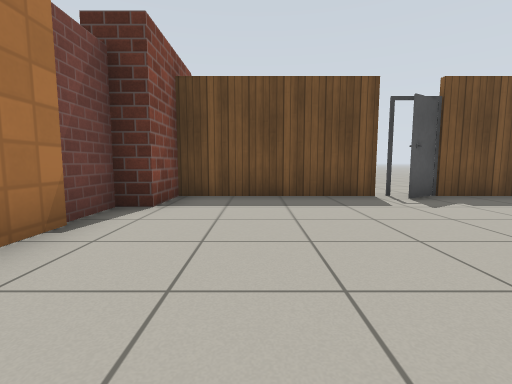
view 1 (above)

24 first-person views from a walk through a robot-simulator world made for Gazebo. The camera is 0.72 m above the floor, tilts 6° down and sees 85° across. The floor is counted in squares, 1 m on a side. Each view is taken from the middle of a square. On the plan, view 1 faces up. The plan holds only what a view shows up to about 10 squares ahead; the rest is blank. Simple patterns stand in for the simulator's built-in surfaces. Some stock models are drawn as simple stand-ins. Some surface patterns are stand-ins.

view 2
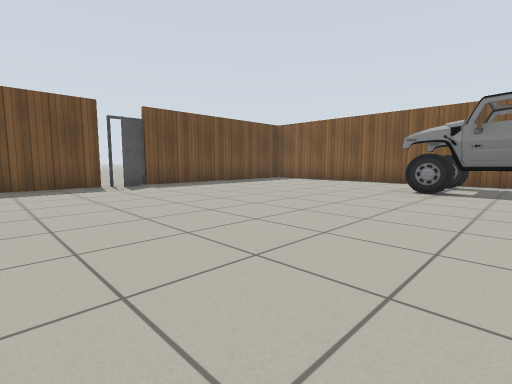

view 3
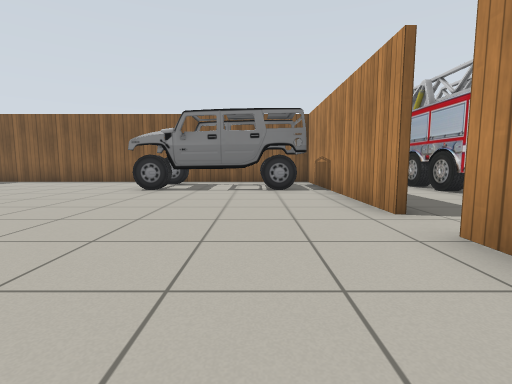

view 4
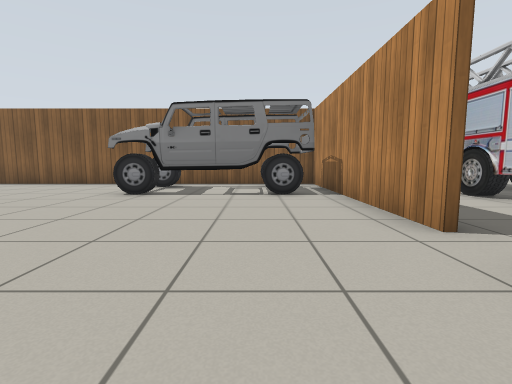

view 5
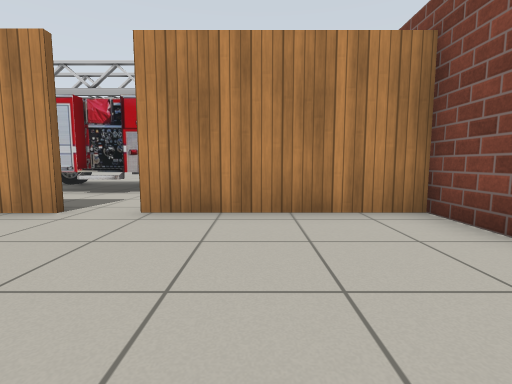

view 6
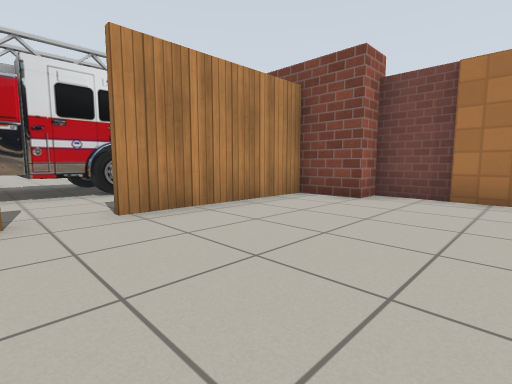

view 7
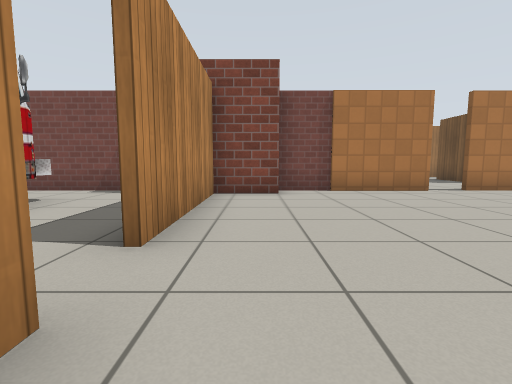

view 8
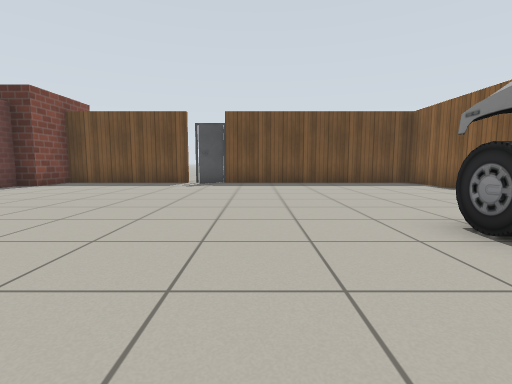

view 9
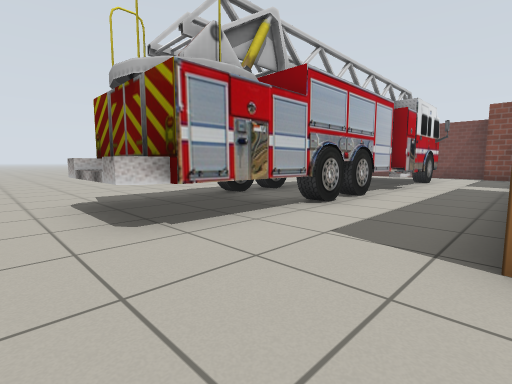

view 10
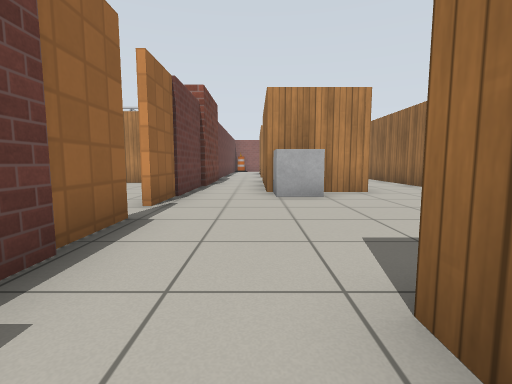

view 11
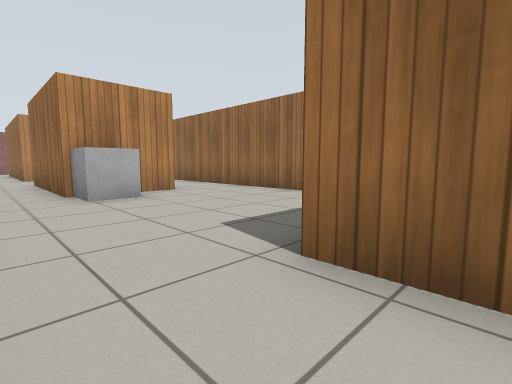

view 12
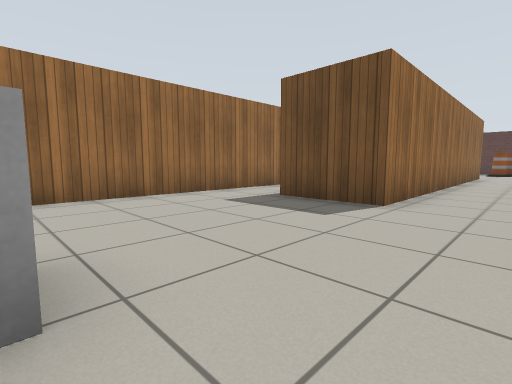

view 13
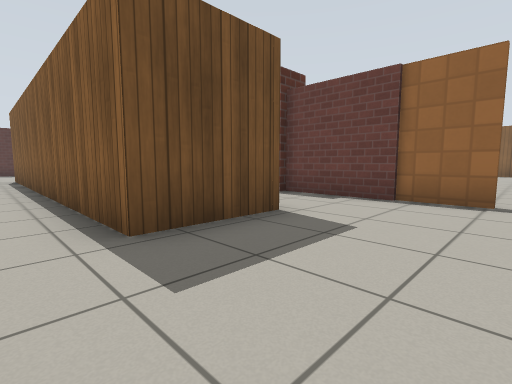

view 14
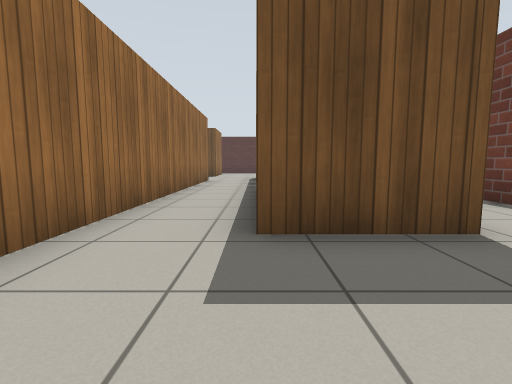

view 15
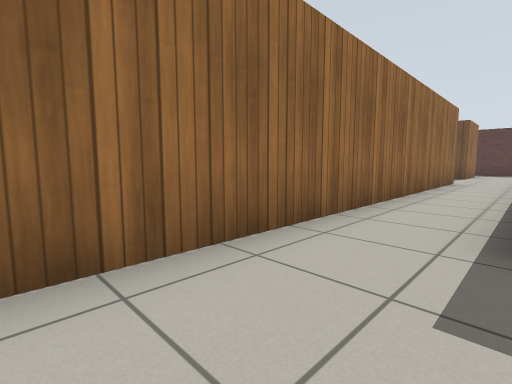

view 16
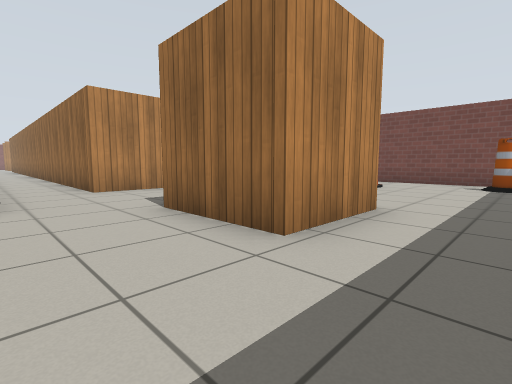

view 17
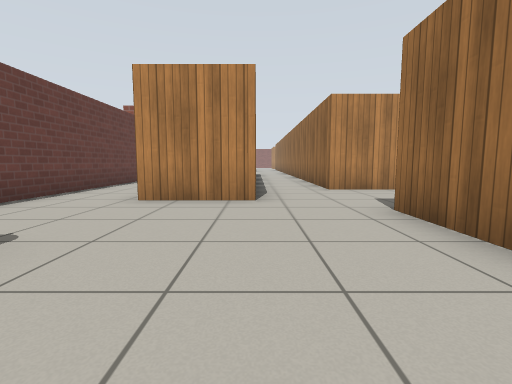

view 18
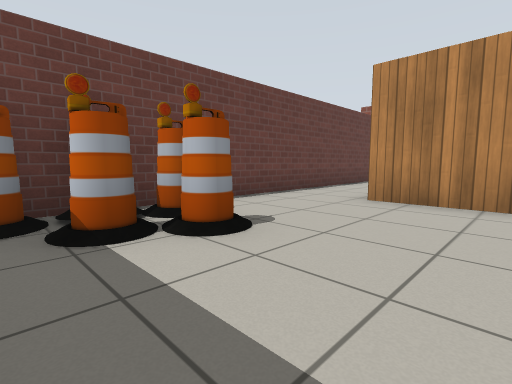

view 19
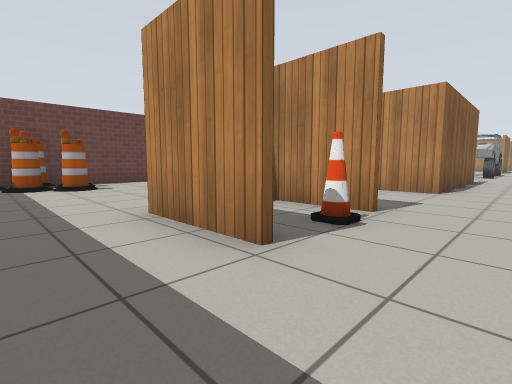

view 20
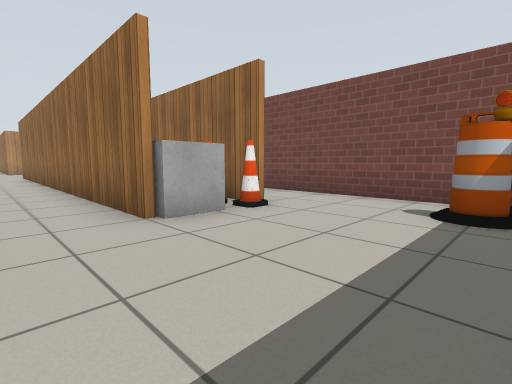

view 21
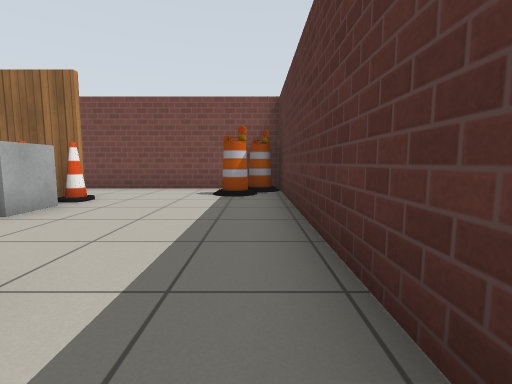

view 22
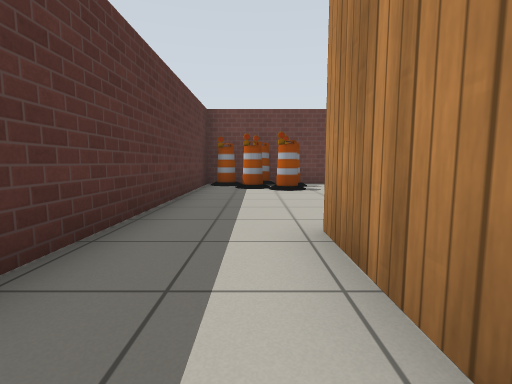

view 23
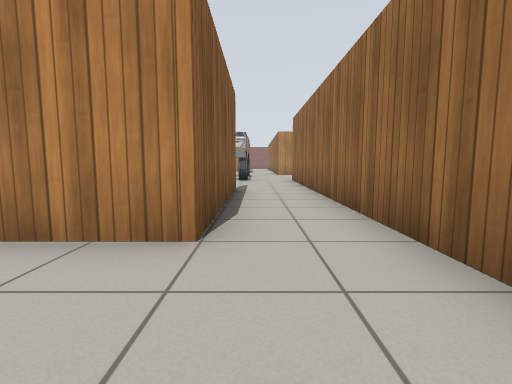

view 24
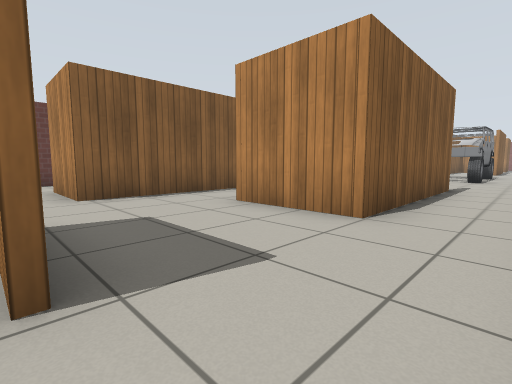

### Floor plan
Key: @ floor where view 1 was taken; # wall or solid block; . floor; B brick block; L door leaf; C car; T truck; A barrel; N cone; O other object.
Columns run from 18 left of view 1 to 13 right of it. Each row starts with its distance up from view 1.
 20 ################
 19 #AA............A
 18 #.A...........AA
 17 #......###....AA#
 16 #......N##......#
 15 #..OO..###......#
 14 #. ##...........#
 13    ##......###..#
 12    ##......# #..#
 11    ##..###.###..#
 10     #..# #.###..#
  9     #..# #.###. #
  8     #..# #.###.      ..
  7     #..# #.###..B    ..
  6     #... #.###..BLLLLLLLLLLLLL
  5     #... #.###..B............L
  4     #... #.###..#............L
  3       .C #.###..#............L
  2       .C #......L............L
  1          #......L............L
  0          #........@..........L
 -1          #......L.........CC.L
 -2          #...O..#.........CCCL
 -3          #.####.#........CCC L
 -4          #.   #.#.........CCCL
 -5          #.   #.B.........CCCL
 -6          #.   #.BBLLL.LLLLLLLL..
 -7               # B...............
 -8                  ...............
 -9                 #.TTTTTTTTTTTTT.
-10                 #.  TTTTTTTTTTT.
-11                 #  TTT TTTTTTTT.
-12                     .. .........
-13                     ..    ......
-14                     ..    ......
-15                            .....
-16                             ...
-17                             ...
-18                              ..

Where each view was taken, in squares from view 1:
view 1: 0 up, 0 right, facing up
view 2: 3 down, 0 right, facing up-right
view 3: 4 down, 0 right, facing right
view 4: 4 down, 1 right, facing right
view 5: 2 down, 1 right, facing down
view 6: 2 down, 4 right, facing down-left
view 7: 5 down, 5 right, facing left
view 8: 4 down, 5 right, facing up
view 9: 6 down, 13 right, facing down-left
view 10: 4 up, 4 left, facing down
view 11: 4 up, 3 left, facing down-left
view 12: 2 down, 3 left, facing up-left
view 13: 0 up, 8 left, facing up-right
view 14: 0 up, 7 left, facing up
view 15: 0 up, 7 left, facing up-left
view 16: 19 up, 7 left, facing down-left
view 17: 19 up, 7 left, facing down
view 18: 19 up, 7 left, facing down-right
view 19: 19 up, 13 left, facing down-right
view 20: 19 up, 12 left, facing down-left
view 21: 19 up, 10 left, facing left
view 22: 18 up, 12 left, facing right
view 23: 14 up, 12 left, facing down
view 24: 15 up, 13 left, facing down-right
